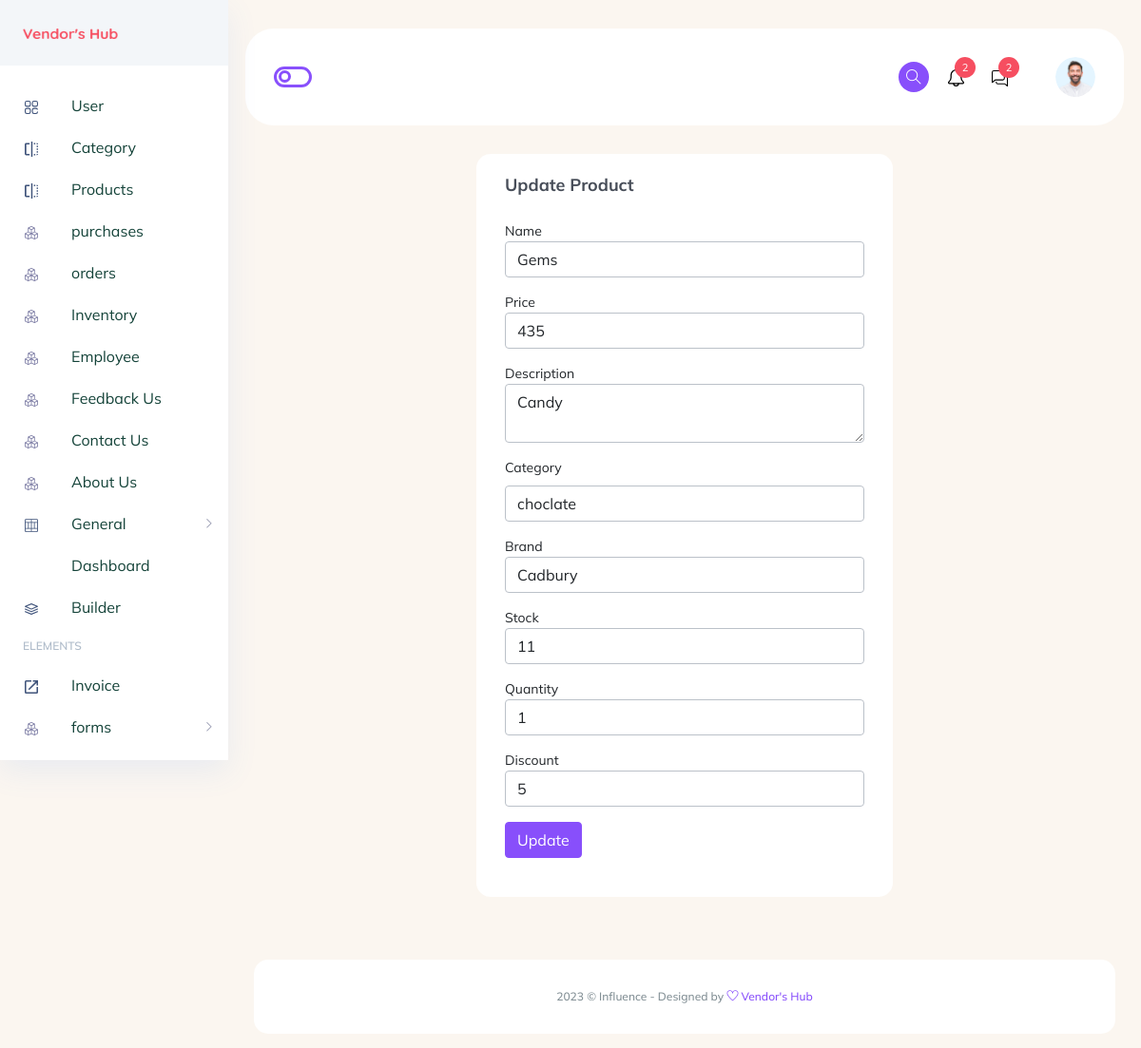
Page /update_product/2/ on the committed database.
### vadmin/models.py (models this page shows)
class Product(models.Model):
    class Meta:
        db_table = 'Product'
    p_id = models.AutoField(primary_key=True)
    name = models.CharField(max_length=50)
    price = models.CharField(max_length=50)
    description = models.CharField(max_length=50)
    image = models.CharField(max_length=50)
    category = models.CharField(max_length=50)
    quantity = models.CharField(max_length=50)
    brand = models.CharField(max_length=50)
    stock = models.CharField(max_length=50)
    discount = models.CharField(max_length=50)

### vadmin/views.py (the view)
# urls.py: path('update_product/<int:id>/', views.update_product, name='update_product'),
def update_product(request, id):
    product = Product.objects.get(p_id=id)
    form = ProductForm(instance=product)
    context = {'product': product, 'form': form}
    if request.method == 'POST':
        form = ProductForm(request.POST, instance=product)
        if form.is_valid():
            form.save()
            return redirect('product')
    return render(request, 'update_product.html', context)

### vadmin/forms.py
class ProductForm(forms.ModelForm):
    class Meta:
        model = Product
        fields = ['name', 'price', 'description', 'category', 'quantity', 'brand', 'stock', 'discount']

### vadmin/templates/update_product.html (shortened to what this page needs)
{% load static %}
<!DOCTYPE html>
<html lang="zxx">
   <head>
      {% include "css.html" %}
   </head>
   <body class="crm_body_bg">
      {% include "sidebar.html" %}
      <section class="main_content dashboard_part large_header_bg">
         <div class="container-fluid g-0">
            <div class="row">
               <div class="col-lg-12 p-0 ">
                  {% include "header.html" %}
               </div>
            </div>
         </div>
         {% block content %}
         <div class="main_content_iner">
            <div class="container-fluid p-0">
               <div class="row justify-content-center">
                  <div class="col-lg-6">
                     <div class="white_card card_height_100 mb_30">
                        <div class="white_card_header">
                           <div class="box_header m-0">
                              <div class="main-title">
                                 <h3 class="m-0">Update Product</h3>
                              </div>
                           </div>
                        </div>
                        <div class="white_card_body">
                           <form method="POST" enctype="multipart/form-data">
                              <div class="mb-3">
                                 <label for="name">Name</label>
                                 <input type="text" class="form-control" name="name" value="{{ product.name }}" required>
                              </div>
                              <div class="mb-3">
                                 <label for="price">Price</label>
                                 <input type="number" class="form-control" name="price" value="{{ product.price }}" required>
                              </div>
                              <div class="mb-3">
                                 <label for="description">Description</label>
                                 <textarea class="form-control" name="description" required>{{ product.description }}</textarea>
                              </div>
                              <div class="mb-3">
                                 <label class="form-label" for="category">Category</label>
                                 <input type="text" class="form-control" id="category" value="{{ product.category }}" name="category" required>
                              </div>
                              <div class="mb-3">
                                 <label for="brand">Brand</label>
                                 <input type="text" class="form-control" name="brand" value="{{ product.brand }}" required>
                              </div>
                              <div class="mb-3">
                                 <label for="stock">Stock</label>
                                 <input type="text" class="form-control" name="stock" value="{{ product.stock }}" required>
                              </div>
                              <div class="mb-3">
                                 <label for="quantity">Quantity</label>
                                 <input type="text" class="form-control" name="quantity" value="{{ product.quantity }}" required>
                              </div>
                              <div class="mb-3">
                                 <label for="discount">Discount</label>
                                 <input type="text" class="form-control" name="discount" value="{{ product.discount }}">
                              </div>
                              <div class="mb-3">
                                 <button type="submit" class="btn btn-primary">Update</button>
                              </div>
                           </form>
                        </div>
                     </div>
                  </div>
               </div>
            </div>
         </div>
         {% endblock %}
         {% include "footer.html" %}
      </section>
   </body>
</html>

### rows in the picture
Product: name "Gems", price "435", description "Candy", category "choclate", brand "Cadbury", stock "11", quantity "1", discount "5"
